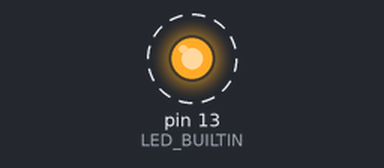
The sketch below on a simulated Arduino Uno, built with avr-gcc and run on an emulated ATmega328P. Parts: output pins drawn as LEDs (lit = HIGH). Dashed ring = blinking.

Above: at 0.5 s.
Timing chart, 0 to 4.6 s (numbered marks = the images above):
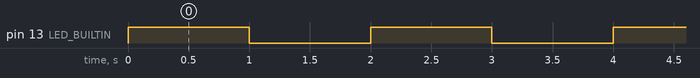

The sketch:

_______0507___3_1.ino
```cpp
int t_on = 1000;
void setup()
{
  pinMode(LED_BUILTIN, OUTPUT);
}

void loop()
{
  if (t_on > 0)
  {
    digitalWrite(LED_BUILTIN, HIGH);
    delay(t_on);
    digitalWrite(LED_BUILTIN, LOW);
    delay(t_on);
  }
  else
  {
    t_on = 1000;
  }
}
```

Measured:
- by itself, pin 13 (LED_BUILTIN): alternates HIGH for 1.0 s and LOW for 1.0 s
